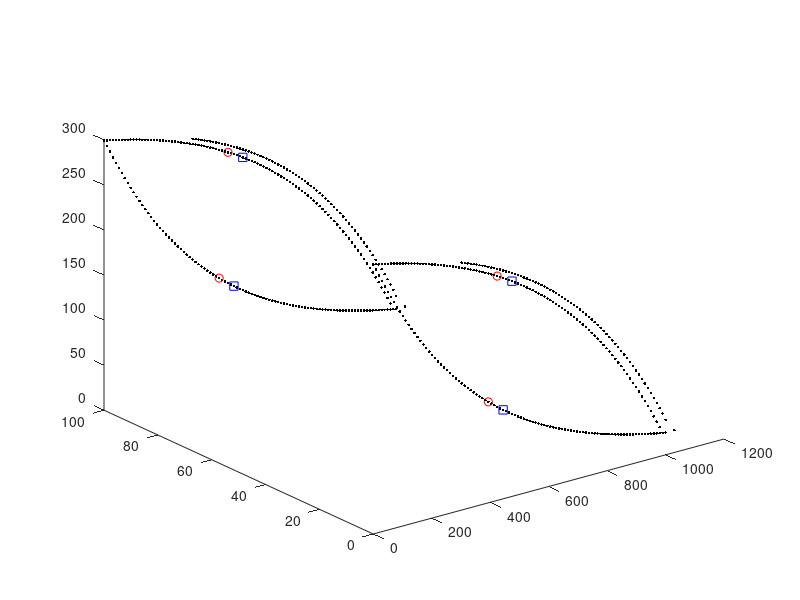

The MATLAB script that drew this image:
%% Here's how the node list is going to be set up:
%  . == basal nodes
%  o == surface nodes
% (xxx) == node # in node list 
%
%       o(2*b+s+1)____
%      /              ____
% (2*b+1)  .(b+1)         ---_____             
%    o____                         --------____   (2*b + 2*s)        
%  ./         ------_________                ----____o
%  1\____                    ___________________    / \. (2*b)
%        \__________                            ---o  /(2*b + s)
%                   -----------____________________\./ (b)
%
%%
clear;clf;
% first: what are you going to call this poly file?
str = 'lense3D_2.poly';

x_nodes = 100;                           % number nodes in X-dir
L = 1000;                                % length of domain in X-dir
x = linspace(0,L,x_nodes);               % X-dir


% simple testing:
% bas = zeros(length(x),1);
% srf = 100*ones(length(x),1);
% srf = srf(2:end-1);
% xsrf = x(2:end-1);

basal = 300*exp(-x/400);            % basal topo
a =  -28.3223;                      % ???
n_basal = 2.37e-03;                 % ???
c = 328.3223;                       % ???
surface = a*exp(n_basal*x)+c;       % surface topo
surface = surface(2:end-1);         % trimming the surface topo
x_surface = x(2:end-1);             % x corresponding to # surface pts.
%% dz determination

debris_start = 300;
debris_thickness = 10;
xmax = max(x);


xdebris = x(x > debris_start);
zdebris = [surface(x_surface > debris_start) basal(end)];

%find the slope of the debris thickness increase
m = debris_thickness/(xmax - debris_start);
dz = m*xdebris; %y = mx, equal to thickness of debris on top of surface

zdebris = zdebris + dz; 
debris_end = [debris_thickness+xmax, basal(end)]; %[x, z]

xdebris = [xdebris debris_end(1)+2*debris_thickness]; %Make it thicker at the base
zdebris = [zdebris debris_end(2)];

glacier_width = 100;                        % width between Y0 / Y1 faces

n_basal = length(basal);        %num basal nodes
n_surface = length(surface);    %num surface nodes
n_debris = length(xdebris);
%ib = 1:length(x);               % this is a single index of basal nodes
%is = 1:length(x_surface);       % this is a single index of surface nodes


%% ---------------------------- NODES ----------------------------------%%
nodes = NaN*ones(n_basal+n_basal+n_surface+n_surface+2*length(zdebris), 4);       % empty node matrix to be filled in

% BASAL nodes: ------------------------------------------------------------
% front side (step one, 1 to b):
for i = 1 : n_basal
    ii = i;
    nodes(i,1) = i;                 % this is the node number
    nodes(i,2) = x(ii);             % x
    nodes(i,3) = glacier_width;     % y, front face
    nodes(i,4) = basal(ii);         % z, basal
end;
% back side: (note the loop counter) (step two, b+1 to 2b)
for i = (n_basal+1) : (2*n_basal)
    ii = i-n_basal;
    nodes(i,1) = i;                 % this is the node number
    nodes(i,2) = x(ii);             % x
    nodes(i,3) = 0;                 % y, back face
    nodes(i,4) = basal(ii);           % z, basal
end;

% SURFACE nodes: ----------------------------------------------------------
% front side: (step 4, 2b+1 to 2b+s)
for i = (2*n_basal) + 1 : (2*n_basal) + n_surface
    ii = i-2*n_basal;
    nodes(i,1) = i;                 % this is the node number
    nodes(i,2) = x(ii);          % x
    nodes(i,3) = glacier_width;                 % y, back face
    nodes(i,4) = surface(ii);           % z, surface
end;
% back side (bounds of loop are written this way for clarity): (step 5,
% 2b+s+1 to 2b+2s)
for i = (2*n_basal + n_surface) + 1 : (2*n_basal + 2*n_surface)
    ii = i-(2*n_basal)-n_surface;
    nodes(i,1) = i;                 % this is the node number
    nodes(i,2) = x(ii);          % x
    nodes(i,3) = 0;                 % y, back face
    nodes(i,4) = surface(ii);           % z, surface
end;

% DEBRIS nodes: ----------------------------------------------------------
% front side:
for i = (2*n_basal + 2*n_surface) + 1 : (2*n_basal + 2*n_surface) + n_debris
    ii = i-2*n_basal-2*n_surface;               %incrementing through this section only
    nodes(i,1) = i;                 % this is the node number
    nodes(i,2) = xdebris(ii);     % x location of this node
    nodes(i,3) = glacier_width;     % y set to glacier width for all nodes
    nodes(i,4) = zdebris(ii);       % z, surface (I think this should be debris surface)
end;
% back side (bounds of loop are written this way for clarity):
for i = (2*n_basal + 2*n_surface + n_debris) + 1 : (2*n_basal + 2*n_surface) + 2*n_debris
    ii = i-(2*n_basal)-2*n_surface-n_debris; % incrementing through this section only
    nodes(i,1) = i;                 % this is the node number
    nodes(i,2) = xdebris(ii);     % x
    nodes(i,3) = 0;                 % y, back face
    nodes(i,4) = zdebris(ii);       % z, surface
end;


% DEBRIS nodes: -----------------------------------------------------------
% we don't need to add any nodes, just select a left / right position for
% the surface and basal sides

dx = mean(diff(x));
bl = 400; nbl = find((nodes(:,2) >= bl-dx) & (nodes(:,2) <= bl+dx)); %basal left?
          nbl = [nbl(1) nbl(3)]; % this is front / back side BOTTOM
br = 450; nbr = find((nodes(:,2) >= br-dx) & (nodes(:,2) <= br+dx)); %basal right?
          nbr = [nbr(1) nbr(3)]; % this is front / back side BOTTOM
sl = 425; nsl = find((nodes(:,2) >= sl-dx) & (nodes(:,2) <= sl+dx)); %surface left?
          nsl = [nsl(5) nsl(7)]; % this is front / back side SURFACE
sr = 475; nsr = find((nodes(:,2) >= sr-dx) & (nodes(:,2) <= sr+dx)); %surface right?
          nsr = [nsr(5) nsr(7)]; % this is front / back side SURFACE
% PLOT for sanity check:
plot3(nodes(:,2)  ,nodes(:,3)  ,nodes(:,4),'k.'); hold on;
plot3(nodes(nbl,2),nodes(nbl,3),nodes(nbl,4),'ro')
plot3(nodes(nsl,2),nodes(nsl,3),nodes(nsl,4),'ro')
plot3(nodes(nbr,2),nodes(nbr,3),nodes(nbr,4),'bs')
plot3(nodes(nsr,2),nodes(nsr,3),nodes(nsr,4),'bs')

%% ---------------------------- FACETS ---------------------------------%%

% Z0 (basal) --------------------------------------------------------------
% z0 face first: you will have (b-1) quadrilateral faces
z0header = NaN*ones(n_basal-1,3); % 3 numbers make up a header
z0facets = NaN*ones(n_basal-1,5); % 1 number saying the number of nodes we'll have
                            % and 4 nodes comprising the actual facet
flag = 16;                  % Z0 flag;
                

for f = 1 : n_basal-1
                             % Here's what the header means:
    z0header(f,1) = 1;       % "1 facet follows this header"
    z0header(f,2) = 0;       % "with 0 attributes"?
    z0header(f,3) = flag;    % "and this (Z0 = 16) flag"

    z0facets(f,1) = 4;      % # of points to follow (4, it's a quadrilateral)
                            % "listed in this order" (follows right-hand
                            % rule, normal vector OUTWARD):
    z0facets(f,2) = f+1;       %   b+f----b+f+1
    z0facets(f,3) = f;         %   |   Z0   |
    z0facets(f,4) = f+n_basal;       %   |        |
    z0facets(f,5) = f+1+n_basal;     %   f------f+1
end;

% Z1 (surface) ------------------------------------------------------------
% z1 face next: you will have (s-1) + 1 (left side) + 1 (right side) quadrilateral faces
z1header = NaN*ones(1 + n_surface-1 + 1 ,3); % 3 numbers make up a header
z1facets = NaN*ones(1 + n_surface-1 + 1 ,4); % 1 number saying the number of nodes we'll have
                            % and 4 nodes comprising the actual facet
flag = 32;                  % Z1 flag;

% start w/ left side
z1header(1,1) = 1;
z1header(1,2) = 0;
z1header(1,3) = flag;

z1facets(1,1) = 4;              %  (b+1)     (2b+s+1)
z1facets(1,2) = 1;              %  ._________o
z1facets(1,3) = 2*n_basal + 1;        %  |         |
z1facets(1,4) = 2*n_basal + n_surface + 1;    %  |(1)      |
z1facets(1,5) = n_basal + 1;          %  ._________o (2b+1)

counter = 2; % start after the first facet listed above

% loop over surface
for f = (2*n_basal + 1) : (2*n_basal + n_surface) - 1
    
                             % Here's what the header means:
    z1header(counter,1) = 1;       % "1 facet follows this header"
    z1header(counter,2) = 0;       % "with 0 attributes"?
    z1header(counter,3) = flag;    % "and this (Z0 = 16) flag"


    z1facets(counter,1) = 4;      % # of points to follow 
                            % "listed in this order" (follows right-hand
                            % rule, normal vector OUTWARD):
    z1facets(counter,2) = f;        %   f+s----f+s+1
    z1facets(counter,3) = f+1;      %   |        |
    z1facets(counter,4) = f+n_surface+1;    %   |        |
    z1facets(counter,5) = f+n_surface;      %   f------f+1
    
    counter = counter + 1;
end;

% end w/ right side
z1header(end,1) = 1;
z1header(end,2) = 0;
z1header(end,3) = flag;

z1facets(end,1) = 4;              %  (2b+2s)   (2b)
z1facets(end,2) = n_basal;              %  o_________.
z1facets(end,3) = 2*n_basal;            %  |         |
z1facets(end,4) = 2*n_basal + 2*n_surface;      %  |(2b+s)   |
z1facets(end,5) = 2*n_basal + n_surface;        %  o_________. (b)

% Y0 (front side) ---------------------------------------------------------
% on the front side you'll have (s-1) quadrilateral elements and (2)
% triangular elements (on the left and right sides -- deal w/ those last)
y0header = NaN*ones(n_surface-1,3); % 3 numbers make up a header
y0facets = NaN*ones(n_surface-1,5); % 1 number saying the number of nodes we'll have
                            % and 4 nodes comprising the actual facet
flag = 4;                   % Y0 flag;


% this is a really important array: 
%   the 1st column are front basal node numbers excluding the ends
%   the 2nd column are front surface node numbers:
indices = [[2:n_basal-1]' [2*n_basal+1:2*n_basal+n_surface]']; % call it I in the pic below

for f = 1 : n_surface-1
    y0header(f,1) = 1;
    y0header(f,2) = 0;
    y0header(f,3) = flag;

    y0facets(f,1) = 4;                   %  I(f,2)   I(f+1,2)
    y0facets(f,2) = indices(f,1);        %  o_________o
    y0facets(f,3) = indices(f+1,1);      %  |         |
    y0facets(f,4) = indices(f+1,2);      %  |I(f,1)   |
    y0facets(f,5) = indices(f,2);        %  ._________. I(f+1,1)
end

% Y1 (back side) ;) -------------------------------------------------------
% on the back side you'll have (s-1) quadrilateral elements and (2)
% triangular elements (on the left and right sides -- deal w/ those last)
y1header = NaN*ones(n_surface-1,3); % 3 numbers make up a header
y1facets = NaN*ones(n_surface-1,5); % 1 number saying the number of nodes we'll have
                            % and 4 nodes comprising the actual facet
flag = 8;                   % Y1 flag;


% this is a really important array: 
%   the 1st column are front basal node numbers excluding the ends
%   the 2nd column are front surface node numbers: (should maybe say "back"
%   not "front"?
indices = [[n_basal+2:n_basal+n_basal-1]' [2*n_basal+n_surface+1:2*n_basal+2*n_surface]']; % call it I in the pic below

for f = 1 : n_surface-1
    y1header(f,1) = 1;
    y1header(f,2) = 0;
    y1header(f,3) = flag;               % Note that outward normal is INTO
                                        % page for this order:
    y1facets(f,1) = 4;                  %  I(f,2)   I(f+1,2)
    y1facets(f,2) = indices(f+1,1);     %  o_________o
    y1facets(f,3) = indices(f,1);       %  |         |
    y1facets(f,4) = indices(f,2);       %  |I(f,1)   |
    y1facets(f,5) = indices(f+1,2);     %  ._________. I(f+1,1)
end

% Y0 / Y1 TRIANGULAR FACETS ON LEFT AND RIGHT SIDE ------------------------
% there are 4 of these

yTRIhead = NaN*ones(4,3);
yTRIface = NaN*ones(4,4); % now we have 3 pts defining a facet, so 4 cols

% Y0 (front) triangles
flag = 4;

% left:
yTRIhead(1,:) = [1 0 flag];
yTRIface(1,:) = [3      1       2       (2*n_basal+1)];    
% right:
yTRIhead(2,:) = [1 0 flag];
yTRIface(2,:) = [3      (n_basal-1)   n_basal       (2*n_basal+n_surface)];      

% Y1 (back) triangles 
flag = 8;

% left:
yTRIhead(3,:) = [1 0 flag];
yTRIface(3,:) = [3      (n_basal+2)   (n_basal+1)   (2*n_basal+n_surface+1)];    
% right:
yTRIhead(4,:) = [1 0 flag];
yTRIface(4,:) = [3      (2*n_basal)   (2*n_basal-1) (2*n_basal+2*n_surface)];

%% DEBRIS FACETS left / right side -----------------------------------------
debhead = NaN*ones(2,3);
debface = NaN*ones(2,5);
% there are only 2 facets for an inner debris band
% left:
debhead(1,:) = [1 0 0]; % there is no boundary flag for an internal facet
debface(1,:) = [4 nbl(1) nbl(2) nsl(2) nsl(1)];

% right:
debhead(2,:) = [1 0 0]; % there is no boundary flag for an internal facet
debface(2,:) = [4 nbr(1) nbr(2) nsr(2) nsr(1)];

% Y0D (front debris side) -------------------------------------------------
% on the front side you'll have (d-1) quadrilateral elements and (2)
% triangular elements (on the left and right sides -- deal w/ those last)
flag = 4;                   % Y0 flag;


% this is a really important array: 
%   the 1st column are front surface nodes excluding those before the
%   debris and at the ends
%   the 2nd column are the debris surface nodes excluding the start and the
%   end?
surf_index1 = 2*n_basal + 1 + (n_surface - n_debris) + 1; %+1 for indexing, +1 to skip the first
surf_index2 = 2*n_basal + n_surface - 1; %+1 for indexing? -1 to skip the last
debris_index1 = (2*n_basal + 2*n_surface) + 1 + 1; %+1 for indexing, +1 to skip the first 
debris_index2 = 2*n_basal + 2*n_surface + n_debris - 1;
indices = [(surf_index1:surf_index2)' (debris_index1:debris_index2)']; % call it I in the pic below

%preallocate
y0header_debris = zeros(length(indices),3);
y0facets_debris = zeros(length(indices),5);

% Debris Y0
for f = 1 : length(indices)-1
    y0header_debris(f,1) = 1;
    y0header_debris(f,2) = 0;
    y0header_debris(f,3) = flag;

    y0facets_debris(f,1) = 4;                   %  I(f,2)   I(f+1,2)
    y0facets_debris(f,2) = indices(f,1);        %  o_________o
    y0facets_debris(f,3) = indices(f+1,1);      %  |         |
    y0facets_debris(f,4) = indices(f+1,2);      %  |I(f,1)   |
    y0facets_debris(f,5) = indices(f,2);        %  ._________. I(f+1,1)
end


% Y1D (back debris side) -------------------------------------------------
% on the front side you'll have (d-1) quadrilateral elements and (2)
% triangular elements (on the left and right sides -- deal w/ those last)
flag = 8;                   % Y1 flag;


% this is a really important array: 
%   the 1st column are front surface nodes excluding those before the
%   debris and at the ends
%   the 2nd column are the debris surface nodes excluding the start and the
%   end?
surf_index1 = 2*n_basal + n_surface + 1 + (n_surface - n_debris) + 1; %+1 for indexing, +1 to skip the first
surf_index2 = 2*n_basal + 2*n_surface - 1; %+1 for indexing, -1 to skip the last
debris_index1 = (2*n_basal + 2*n_surface) + n_debris + 1 + 1; %+1 for indexing, +1 to skip the first 
debris_index2 = 2*n_basal + 2*n_surface + 2*n_debris - 1 ; %+1 for indexing? I think it may be unnecessary. -1 to skip the last
indices = [(surf_index1:surf_index2)' (debris_index1:debris_index2)']; % call it I in the pic below

%preallocate
y1header_debris = zeros(length(indices),3);
y1facets_debris = zeros(length(indices),5);

% Debris Y0
for f = 1 : length(indices)-1
    y1header_debris(f,1) = 1;
    y1header_debris(f,2) = 0;
    y1header_debris(f,3) = flag;

    y1facets_debris(f,1) = 4;                   %  I(f,2)   I(f+1,2)
    y1facets_debris(f,2) = indices(f,1);        %  o_________o
    y1facets_debris(f,3) = indices(f+1,1);      %  |         |
    y1facets_debris(f,4) = indices(f+1,2);      %  |I(f,1)   |
    y1facets_debris(f,5) = indices(f,2);        %  ._________. I(f+1,1)
end

%% Figure out debris layer triangular facets

% Y0D / Y1D TRIANGULAR FACETS ON LEFT AND RIGHT SIDE ----------------------
% there are 4 of these

yTRIhead_debris = NaN*ones(4,3);
yTRIface_debris = NaN*ones(4,4); % now we have 3 pts defining a facet, so 4 cols

% Y0 (front) triangles
flag = 4;

% left:
yTRIhead_debris(1,:) = [1 0 flag];
yTRIface_debris(1,:) = [3      2*n_basal+1+(n_surface-n_debris)     2*n_basal+2+(n_surface - n_debris)   (2*n_basal+2*n_surface+1)]; %not sure what the first numbers are here
% right:
yTRIhead_debris(2,:) = [1 0 flag];
yTRIface_debris(2,:) = [3      (2*n_basal+n_surface-1)   2*n_basal+n_surface   (2*n_basal+2*n_surface+n_debris)]; %what does the 3 mean

% Y1 (back) triangles 
flag = 8;

% left:
yTRIhead_debris(3,:) = [1 0 flag];
yTRIface_debris(3,:) = [3      (2*n_basal+2*n_surface-n_debris+2)   (2*n_basal+2*n_surface-n_debris+1)   (2*n_basal+2*n_surface+n_debris+1)];    
% right:
yTRIhead_debris(4,:) = [1 0 flag];
yTRIface_debris(4,:) = [3      (2*n_basal+2*n_surface)   (2*n_basal+2*n_surface-1) (2*n_basal+2*n_surface+2*n_debris)];

%% BECAUSE C++ / TETGEN LIBRARY NUMBER EVERYTHING STARTING FROM 0, WE 
%  SUBTRACT 1 EVERYWHERE.

% concatenate all the header / facet lists for QUADRILATERAL ELEMENTS:
header4 = [z0header;
          z1header;
          y0header;
          y1header;
          debhead;
          y0header_debris;
          y1header_debris];

facets4 = [z0facets;
          z1facets;
          y0facets;
          y1facets
          debface;
          y0facets_debris;
          y1facets_debris];

tri_facets = [yTRIface;
              yTRIface_debris];
          
tri_headers = [yTRIhead;
               yTRIhead_debris];

      
% now subtract 1 from the node list:
nodes(:,1) = nodes(:,1) - 1;
% now subtract 1 from the facets4 and yTRIface and yTRIface_debris lists:
facets4 (:,2:5) = facets4 (:,2:5) - 1;
tri_facets(:,2:4) = tri_facets(:,2:4) - 1;


%% NOW WE WRITE TO FILE
format short g
fid = fopen(str,'w');

% node header:
fmt    = '%d %d %d %d\n';
header = [length(nodes) 3   0   0];
fprintf(fid, fmt, header);

% write nodes:
fmt    = '%d %f %f %f\n';
for n = 1:length(nodes)
    fprintf(fid, fmt, nodes(n,:));
end;

% facet header:
n_facets = length(header4) + length(tri_headers); %why are we counting facets by headers
header = [n_facets 1];
fmt    = '%d %d\n';
fprintf(fid, fmt, header);

% write quadrilateral facets 
% (alternate header and facet row by row)
n_quads = length(header4);
fmthead  = '%d %d %d\n';
fmtfacet = '%d %d %d %d %d\n';
for n = 1:n_quads
    fprintf(fid, fmthead , header4(n,:));
    fprintf(fid, fmtfacet, facets4(n,:));
end;

% same for triangular elements:
n_tris = length(tri_headers);
fmtfacet = '%d %d %d %d\n';
for n = 1:n_tris
    fprintf(fid, fmthead , tri_headers(n,:));
    fprintf(fid, fmtfacet, tri_facets(n,:));
end;

% our mesh has 0 holes:
fprintf(fid, '%d\n', 0);

% number of regions?
REGIONS = 3; % ICE --- ROCK --- ICE
fprintf(fid, '%d\n', REGIONS);

% region description:
%         [region #     x0      y0          z0                      nmat    maximum elem. size]
regions = [0            bl-dx   glacier_width/2     nodes(nbl(1)-3,4)+dx     0           1e9;
           1            bl+dx   glacier_width/2     nodes(nbr(1)-2,4)+dx     1           1e9;
           2            br+dx   glacier_width/2     nodes(nbr(1)+5,4)+dx     0           1e9];

fmt = '%d %f %f %f %d %f\n';
for n = 1:REGIONS
    fprintf(fid,fmt,regions(n,:));
end;
fclose(fid);
      












































